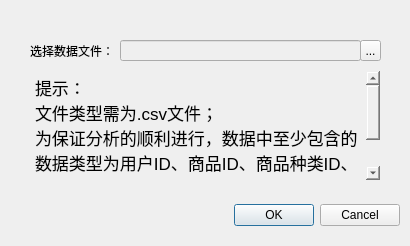
<?xml version="1.0" encoding="UTF-8"?>
<ui version="4.0">
 <class>Dialog</class>
 <widget class="QDialog" name="Dialog">
  <property name="enabled">
   <bool>true</bool>
  </property>
  <property name="geometry">
   <rect>
    <x>0</x>
    <y>0</y>
    <width>410</width>
    <height>246</height>
   </rect>
  </property>
  <property name="maximumSize">
   <size>
    <width>410</width>
    <height>270</height>
   </size>
  </property>
  <property name="windowTitle">
   <string>Dialog</string>
  </property>
  <widget class="QDialogButtonBox" name="buttonBox">
   <property name="geometry">
    <rect>
     <x>230</x>
     <y>200</y>
     <width>170</width>
     <height>30</height>
    </rect>
   </property>
   <property name="orientation">
    <enum>Qt::Horizontal</enum>
   </property>
   <property name="standardButtons">
    <set>QDialogButtonBox::Cancel|QDialogButtonBox::Ok</set>
   </property>
  </widget>
  <widget class="QLabel" name="label">
   <property name="geometry">
    <rect>
     <x>30</x>
     <y>40</y>
     <width>91</width>
     <height>21</height>
    </rect>
   </property>
   <property name="text">
    <string>选择数据文件：</string>
   </property>
  </widget>
  <widget class="QToolButton" name="toolButton">
   <property name="geometry">
    <rect>
     <x>360</x>
     <y>40</y>
     <width>21</width>
     <height>21</height>
    </rect>
   </property>
   <property name="text">
    <string>...</string>
   </property>
  </widget>
  <widget class="QLineEdit" name="lineEdit">
   <property name="enabled">
    <bool>false</bool>
   </property>
   <property name="geometry">
    <rect>
     <x>120</x>
     <y>40</y>
     <width>241</width>
     <height>21</height>
    </rect>
   </property>
  </widget>
  <widget class="QTextBrowser" name="textBrowser">
   <property name="geometry">
    <rect>
     <x>30</x>
     <y>70</y>
     <width>351</width>
     <height>111</height>
    </rect>
   </property>
   <property name="font">
    <font>
     <pointsize>7</pointsize>
    </font>
   </property>
   <property name="styleSheet">
    <string notr="true">background-color: rgba(255, 255, 255, 0);

</string>
   </property>
   <property name="html">
    <string>&lt;!DOCTYPE HTML PUBLIC &quot;-//W3C//DTD HTML 4.0//EN&quot; &quot;http://www.w3.org/TR/REC-html40/strict.dtd&quot;&gt;
&lt;html&gt;&lt;head&gt;&lt;meta name=&quot;qrichtext&quot; content=&quot;1&quot; /&gt;&lt;style type=&quot;text/css&quot;&gt;
p, li { white-space: pre-wrap; }
&lt;/style&gt;&lt;/head&gt;&lt;body style=&quot; font-family:'.SF NS Text'; font-size:7pt; font-weight:400; font-style:normal;&quot;&gt;
&lt;p style=&quot; margin-top:0px; margin-bottom:0px; margin-left:0px; margin-right:0px; -qt-block-indent:0; text-indent:0px;&quot;&gt;&lt;span style=&quot; font-family:'.SF NS Text'; font-size:13pt;&quot;&gt;提示：&lt;/span&gt;&lt;/p&gt;
&lt;p style=&quot; margin-top:0px; margin-bottom:0px; margin-left:0px; margin-right:0px; -qt-block-indent:0; text-indent:0px;&quot;&gt;&lt;span style=&quot; font-family:'.SF NS Text'; font-size:13pt;&quot;&gt;文件类型需为.csv文件；&lt;/span&gt;&lt;/p&gt;
&lt;p style=&quot; margin-top:0px; margin-bottom:0px; margin-left:0px; margin-right:0px; -qt-block-indent:0; text-indent:0px;&quot;&gt;&lt;span style=&quot; font-family:'.SF NS Text'; font-size:13pt;&quot;&gt;为保证分析的顺利进行，数据中至少包含的数据类型为用户ID、商品ID、商品种类ID、用户行为类型（pv,fav,cart,buy）与时间戳。&lt;/span&gt;&lt;/p&gt;&lt;/body&gt;&lt;/html&gt;</string>
   </property>
   <property name="acceptRichText">
    <bool>true</bool>
   </property>
  </widget>
 </widget>
 <resources/>
 <connections>
  <connection>
   <sender>buttonBox</sender>
   <signal>accepted()</signal>
   <receiver>Dialog</receiver>
   <slot>accept()</slot>
   <hints>
    <hint type="sourcelabel">
     <x>180</x>
     <y>400</y>
    </hint>
    <hint type="destinationlabel">
     <x>157</x>
     <y>274</y>
    </hint>
   </hints>
  </connection>
  <connection>
   <sender>buttonBox</sender>
   <signal>rejected()</signal>
   <receiver>Dialog</receiver>
   <slot>reject()</slot>
   <hints>
    <hint type="sourcelabel">
     <x>180</x>
     <y>400</y>
    </hint>
    <hint type="destinationlabel">
     <x>286</x>
     <y>274</y>
    </hint>
   </hints>
  </connection>
  <connection>
   <sender>toolButton</sender>
   <signal>clicked()</signal>
   <receiver>Dialog</receiver>
   <slot>open_event()</slot>
   <hints>
    <hint type="sourcelabel">
     <x>495</x>
     <y>40</y>
    </hint>
    <hint type="destinationlabel">
     <x>523</x>
     <y>71</y>
    </hint>
   </hints>
  </connection>
 </connections>
 <slots>
  <slot>open_event()</slot>
  <slot>inputcsv()</slot>
 </slots>
</ui>
